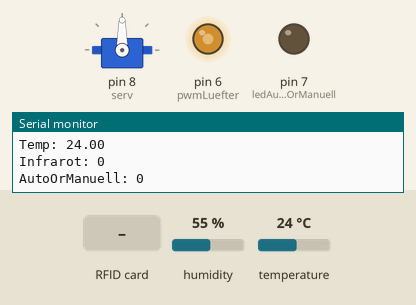
Recording of a sketch running on a simulated Arduino Uno, built with avr-gcc and run on an emulated ATmega328P. Shown: servo, output pins drawn as LEDs (lit = HIGH), the last lines printed to the serial monitor. Inputs (shaded band) come from the test bench; at power-on: humidity 55 %, temperature 24 °C. Pins used as bus, display or sensor lines are not drawn.

Above: at 1.2 s.
1.3 s: RFID card E6 7B B6 F9 held to the reader
At 2.8 s:
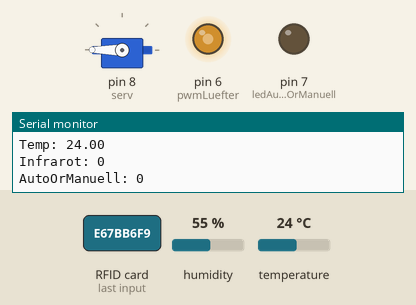
3.1 s: RFID card E6 7B B6 F9 held to the reader
At 4.1 s:
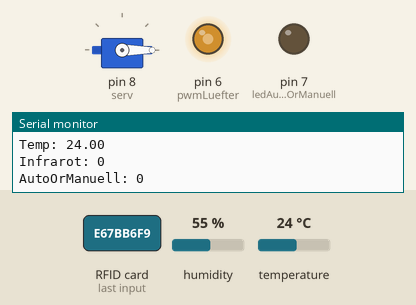
Timing chart, 0 to 6.1 s (numbered marks = the images above; inputs shaded):
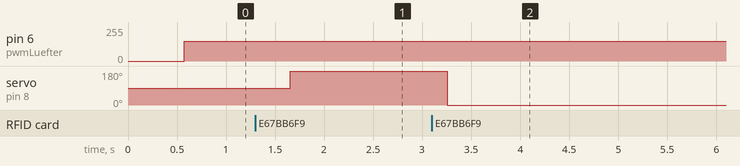

The sketch:

Fin1.ino
```cpp
#include "DHT.h"        //DHT Bibliothek für Temperatursensor und Feuchtigkeit
#include <IRremote.h>   //IRremote Bibliothek für Infrarotsensor und Fernbedinung
#include <Servo.h>      //Servo Bibliothek für den Servo
#include <SPI.h>        //Serial Peripheral Interface Lib zur Kommunikation mit dem RFID Reader
#include <MFRC522.h>    //Bibliothek für den RFID Reader

// Konfiguration Temperatursensor und Feuchtigkeit
#define DHTPIN 2
#define DHTTYPE DHT11
DHT dht(DHTPIN, DHTTYPE); //Der Sensor wird ab jetzt mit „dht“ angesprochen


// Konfiguration Infrarotsensor und Fernbedinung
const int fernPIN = 4;   //Konstanten Definition für den Hardware Pin(Konstant, weil dieser sich nur durch Hardware modifikation ändert)
IRrecv irrecv(fernPIN);  //Objekt der Klasse IRrecv, IRrecv ist eine Bibliothek, Objekt wird mit Konstanten fernPin erstellt
decode_results results;  //decode_results ist ebenfalls eine Bibliothek, Klasse decode_results setzt an dieser Stelle, Ergebnisse des Decodierens in das Objekt results


// Konfiguration Servo
Servo serv;

//Konfiguration RFID Reader
#define SS_PIN 10
#define RST_PIN 9
MFRC522 mfrc522(SS_PIN, RST_PIN);                               // Erstellt MFRC522 Instanz.

// Konfiguration PWM Ausgang/ Ausgang
int pwmLuefter = 6;                                             //Pin für den Lüfer(PIN 6)
int ledAutoOrManuell = 7;                                       //Pin für die LED, die Angibt in welchem Modus man sich gerade Befindet

// Variablen
int InfrarotsensorValue = 0;                                    //Integer für den decodierten und empfangenen command
float luftfeuchtigkeit = 0;                                     //Lüftfeuchtigkeit
float temperatur = 0;                                           //Temperatur
int pwm = 150;                                                  //Lüftergeschwindikeit
bool xAutoOrManuell = false;                                    //Boolean für den Modus in dem Man sich gerade Befindet Auto oder Manuell
bool servstat = false;                                          //Um den Status der Tür zwischenzuspeichern, false = Geschlossen, true = Offen

void setup() {                                                  //setup()-Funktion alle Initialisierungen und Einstellungen, die für das Programm erforderlich sind.
  Serial.begin(9600);                                           //Serielle Verbindung starten
  dht.begin();                                                  //DHT11 Sensor starten
  SPI.begin();                                                  //Initalisiert SPI Bus
  mfrc522.PCD_Init();                                           //Initalisiert MFRC522
  irrecv.enableIRIn();                                          //aktiviert den Infarotsensor sodass er bereit ist Daten zu empfangen
  serv.attach(8);                                               //setzt den Kontoll Pin für den Servo auf Pin 8
  pinMode(pwmLuefter, OUTPUT);                                  //Pin für den Lüfter wird als Ausgang deklariert
  pinMode(ledAutoOrManuell, OUTPUT);                            //Pin für den Modus wird als Ausgang deklariert

}

void loop() {
  delay(500);                                                   // Pause von x millisec

  // Temperatursensor und Feuchtigkeit Auslesen und Speichern
  luftfeuchtigkeit = dht.readHumidity();                        //die Luftfeuchtigkeit auslesen und unter „Luftfeutchtigkeit“ speichern
  temperatur = dht.readTemperature();                           //die Temperatur auslesen und unter „Temperatur“ speichern
  if(xAutoOrManuell){                                           //wenn Automatik True ist dann gibt es eine Automatische regelung
    if(temperatur >= 50 and luftfeuchtigkeit >= 80){pwm = 255;
      }else if(temperatur >= 30 and luftfeuchtigkeit >= 0){pwm = 150;
      }else if(temperatur >= 20){pwm = 100;}
  }


  // Infrarotsensor und Fernbedinung
  if (IrReceiver.decode()) {                                    //If abfrage überprüft, ob das Infrarot-Empfängermodul ein gültiges Infrarotsignal empfangen konnte
    IrReceiver.resume();                                        //aktiviert den Infrarot-Empfänger
    InfrarotsensorValue = IrReceiver.decodedIRData.command;     //speichert den Befehlscode des decodierten Infrarotsignals in der Variablen InfrarotsensorValue
    //Serial.println(InfrarotsensorValue);
    if (InfrarotsensorValue == 70) {                            //überprüft ob der Command = 70 ist
      xAutoOrManuell = true;                                    //falls Command = 70 sind wir im Auto Modus(xAutoOrManuell = true)
    }
    if (InfrarotsensorValue == 21) {                            //überprüft ob der Command = 21 ist
      xAutoOrManuell = false;                                   //falls Command = 21 sind wir im Manuellen Modus(xAutoOrManuell = false)
    }
    if (InfrarotsensorValue == 28) {                            //überprüft ob der Command = 28 ist
      serv.write(10);                                           //falls ja write()-Funktion, verwendet um Daten an ein serielles Gerät zu senden(Hier Wert 10)(rotiere um 10°)
    } else {                                                    //falls der Command nicht 28 ist
      serv.write(90);                                           //wird 90 an das serielle Gerät gesendet(rotiere um 90°)
    }
    if (xAutoOrManuell == false){                               //überprüft ob wir uns im Manuellen Modus Befinden falls ja
      if (InfrarotsensorValue == 67) {                          //prüft ob der Command 67 ist (von IrReceiver.decodedIRData.command)
        if (pwm <= 200) {                                       //falls ja wird geprüft ob die Lüftergeschwindikeit <= 200 ist, weil der Lüfter nicht unendlich schnell drehen kann
          pwm = pwm + 50;                                       //falls pwm(Lüfergeschwindikeit) <= 200 ist dann erhöhen wir die geschwindikeit um 50
        }
      }else if (InfrarotsensorValue == 68) {                    //prüft ob der Command 67 ist (von IrReceiver.decodedIRData.command)
        if (pwm > 0) {                                          //prüft ob die Drehzahl des Lüfters > 0 ist weil wir den Lüfter nich mit negativer Geschwindikeit drehen lassen können.
          pwm = pwm - 50;}                                      //falls obere Bedinung true, dann wird die Geschwindikeit um 50 reduziert
      }
    }
  }

  analogWrite(pwmLuefter, pwm);                                 //PWM Wert wird ausgegeben
  Serial.print("PWM: ");                                        //Printausgabe PWM
  Serial.println(pwm);                                          //Wert der Varable pwm
  Serial.print("Luft: ");                                       //Printausgabe Luft
  Serial.println(luftfeuchtigkeit);                             //Wert der Varable luftfeuchtigkeit
  Serial.print("Temp: ");                                       //Printausgabe Temp
  Serial.println(temperatur);                                   //Wert der Varable temperatur
  Serial.print("Infrarot: ");                                   //Printausgabe Infrarotwert
  Serial.println(InfrarotsensorValue);                          //Wert der Varable InfrarotsensorValue
  Serial.print("AutoOrManuell: ");                              //Printausgabe AutoOrManuell
  Serial.println(xAutoOrManuell);                               //Wert der Varable xAutoOrManuell

  if(xAutoOrManuell){                                           //Dient zur visuellen Bestätigung in welchem Modus wir uns Befinden
    digitalWrite(ledAutoOrManuell, HIGH);                       //falls wir uns im Auto Modus Befinden wird der PIN 7 auf HIGH gesetzt (Led leuchtet)
  }else{analogWrite(ledAutoOrManuell, LOW);}                    //da ein Bool nur zwei zustände hat müssen wir uns im andern Fall im Manuellen Modus Befinden und die LED wird ausgeschaltet


  // Türverrigelung

  // Setz die Schleife zurück, wenn keine neue Karte am Sensor/Lesegerät vorhanden ist. Dies speichert gesamten Vorgang im Leerlauf.
  if ( ! mfrc522.PICC_IsNewCardPresent()) {
    return;
  }

  // Wählt eine Karte aus
  if ( ! mfrc522.PICC_ReadCardSerial()) {
    return;
  }

  // Wandelt die UUID in einen verarbeitbaren String um
  String content= "";
  byte letter;
  for (byte i = 0; i <   mfrc522.uid.size; i++)
  {
     Serial.print(mfrc522.uid.uidByte[i] < 0x10   ? " 0" : " ");          //nötig?
     Serial.print(mfrc522.uid.uidByte[i], HEX);                           //||
     content.concat(String(mfrc522.uid.uidByte[i]   < 0x10 ? " 0" : " "));
     content.concat(String(mfrc522.uid.uidByte[i],   HEX));
  }
  Serial.print("Message : ");
  content.toUpperCase();

  mfrc522.PICC_DumpToSerial(&(mfrc522.uid));  //Nur um die UUID vom Chip zu erhalten, muss die UUID für den zulässigen Chip in der nächsten if-Anweisung fest codiert werden

  //prüfung ob die UUID befugt ist
  if (content.substring(1) == "E6 7B B6 F9")  //Hier die UID ändern um einer oder mehrer Karten Zugang zu gewähren
  {
    if (servstat == false) {
        serv.write(180);                      //wenn die Tür geschlossen ist Rotiert der servo um 180° und löst die Verriegelung
        servstat = true;                      //variable servstat wird auf true gesetzt für Tür offen
    }else{
        serv.write(0);                        //wenn die Tür geöffnet ist, wird sie geschlossen(Der Tür mechanismus muss manuell Geschlossen werden)
        servstat = false;                     //variable servstat wird auf false gesetzt für Tür geschlossen
    }
  }
}
```

Measured:
- after the input at 1.3 s, servo on pin 8 (serv): 90° → 180° after 0.35 s
- after the input at 3.1 s, servo on pin 8 (serv): 180° → 0° after 0.16 s
